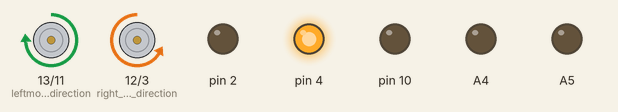
A sketch run on a simulated Arduino Uno, built with avr-gcc and run on an emulated ATmega328P. Shown: direction and speed pins drawn as motors (green arrow = direction pin HIGH = forward, orange = LOW = backward, longer = more drive), output pins drawn as LEDs (lit = HIGH).

Above: at 0.1 s.
At 1.6 s:
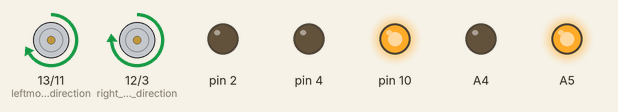
At 9.0 s:
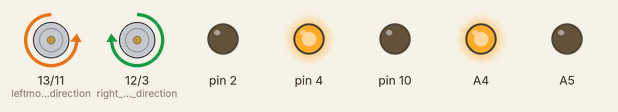
At 17.2 s:
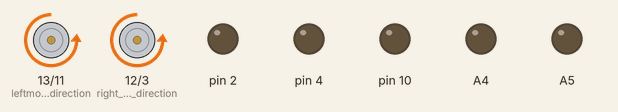
At 26.2 s:
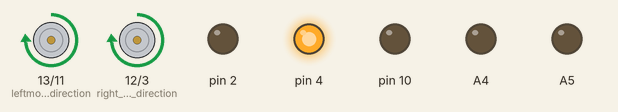
At 36.1 s:
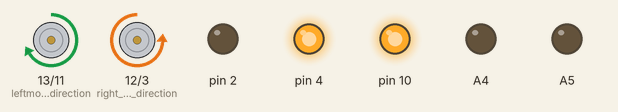
Timing chart, 0 to 40.0 s (numbered marks = the images above):
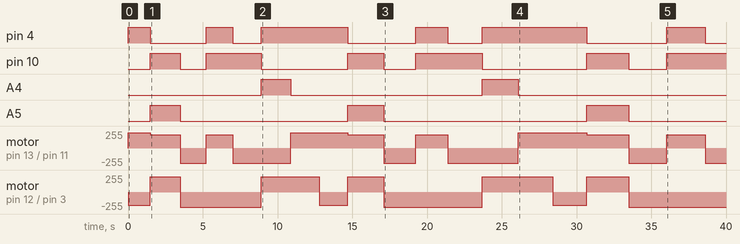

Measured:
- by itself, pin 4: LOW → HIGH at 0.00 s, → LOW 1.5 s later, → HIGH 3.8 s later, → LOW 1.8 s later, … (12 changes in this stretch)
- by itself, pin 10: LOW → HIGH at 1.5 s, → LOW 2.0 s later, → HIGH 1.8 s later, → LOW 3.7 s later, … (11 changes in this stretch)
- by itself, A4: LOW → HIGH at 8.9 s, → LOW 2.0 s later, → HIGH 12.8 s later, → LOW 2.4 s later
- by itself, A5: goes HIGH 2.0 s, LOW 11.2 s, HIGH 2.4 s, LOW 13.6 s, HIGH 2.8 s, then LOW
- by itself, motor on pin 13 (leftmotor_direction) / pin 11 (Left_motor_speed): stopped → forward 230/255 at 0.00 s, → forward 200/255 1.5 s later, → backward 230/255 2.0 s later, → forward 200/255 1.8 s later, … (15 changes in this stretch)
- by itself, motor on pin 12 (right_motor_direction) / pin 3 (right_motor_speed): stopped → backward 200/255 at 0.00 s, → forward 230/255 1.5 s later, → backward 230/255 2.0 s later, → forward 230/255 5.4 s later, … (11 changes in this stretch)

The sketch:

07_SumobotMotorControlWithVariables.ino
```cpp
//runs two motors alternating direction and varying times by using and
//manipulating variables.
//Have at least 4 changes of directions ands runs times fore each motor.
//Make motors ddo their changes concurrently.

int delayTime = 1500;
int Speed = 230;


void setup() {
  // put your setup code here, to run once:
pinMode(12,OUTPUT); //right motor direction
pinMode(3, OUTPUT);//right motor speed
pinMode(13, OUTPUT);//leftmotor direction
pinMode(11, OUTPUT); //Left motor speed
//LED
pinMode(10,OUTPUT);
pinMode(4,OUTPUT);
pinMode(2,OUTPUT);
pinMode(A4,OUTPUT);
pinMode(A5,OUTPUT);
digitalWrite(2,LOW); //gnd
digitalWrite(A4,LOW);//gnd
}

void loop() {
  // put your main code here, to run repeatedly:

 //LED red
 digitalWrite(4, HIGH);
 //forward
digitalWrite(12, LOW); //direction of right motor
analogWrite(3, Speed - 30); //speed of right motor
digitalWrite(13, HIGH); //direction of left motor
analogWrite(11,Speed); //speed of left motor
delay(delayTime);  //wait for 2 seconds
digitalWrite(4, LOW); //led
delayTime = delayTime + 500;

//green and orange
digitalWrite(10,HIGH);
digitalWrite(A5,HIGH);
//turn right
digitalWrite(12, HIGH); //direction of right motor
analogWrite(3, Speed); //speed of right motor
digitalWrite(13, HIGH); //direction of left motor
analogWrite(11,Speed-30); //speed of left motor
delay(delayTime);  //wait for 2 seconds
digitalWrite(10,LOW);
digitalWrite(A5,LOW);
delayTime = delayTime - 250;

//orange LED
digitalWrite(A5, LOW);
//turn to center
digitalWrite(12, LOW); //direction of right motor
analogWrite(3, Speed); //speed of right motor
digitalWrite(13, LOW); //direction of left motor
analogWrite(11,Speed); //speed of left motor
delay(delayTime);  //wait for 2 seconds
digitalWrite(A5,LOW);

//Green&red LED
digitalWrite(4, HIGH);
digitalWrite(10, HIGH);
//forward
digitalWrite(12, LOW); //direction of right motor
analogWrite(3, Speed); //speed of right motor
digitalWrite(13, HIGH); //direction of left motor
analogWrite(11,Speed-30); //speed of left motor
delay(delayTime);  //wait for 2 seconds
digitalWrite(4,LOW);
digitalWrite(10, LOW);
delayTime = delayTime + 150;
//Green
digitalWrite(10,HIGH);
//Turn left
digitalWrite(12, LOW); //direction of right motor
analogWrite(3, Speed); //speed of right motor
digitalWrite(13, LOW); //direction of left motor
analogWrite(11,Speed); //speed of left motor
delay(delayTime);  //wait for 2 seconds
digitalWrite(10,LOW);

delayTime = delayTime + 100;

//Red, and orange
digitalWrite(4,HIGH);
digitalWrite(A4,HIGH);
// backward
digitalWrite(12, HIGH); //direction of right motor
analogWrite(3, Speed); //speed of right motor
digitalWrite(13, LOW); //direction of left motor
analogWrite(11,Speed); //speed of left motor
delay(delayTime);  //wait for 2 seconds
digitalWrite(4,LOW);
digitalWrite(A4,LOW);
delayTime = delayTime - 100 ;

//turn right
digitalWrite(4,HIGH);

digitalWrite(12, HIGH); //direction of right motor
analogWrite(3, Speed); //speed of right motor
digitalWrite(13, HIGH); //direction of left motor
analogWrite(11,Speed); //speed of left motor
delay(delayTime);  //wait for 2 seconds
digitalWrite(4,LOW);

}
```
